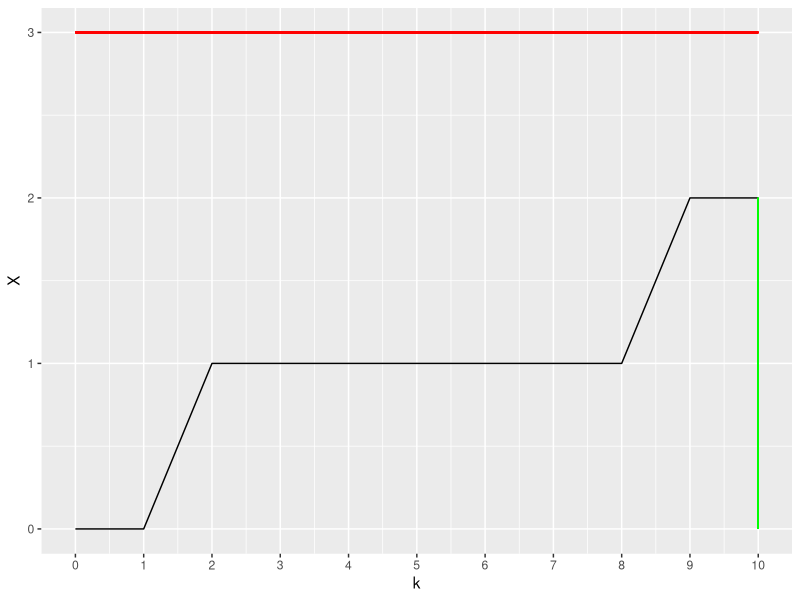
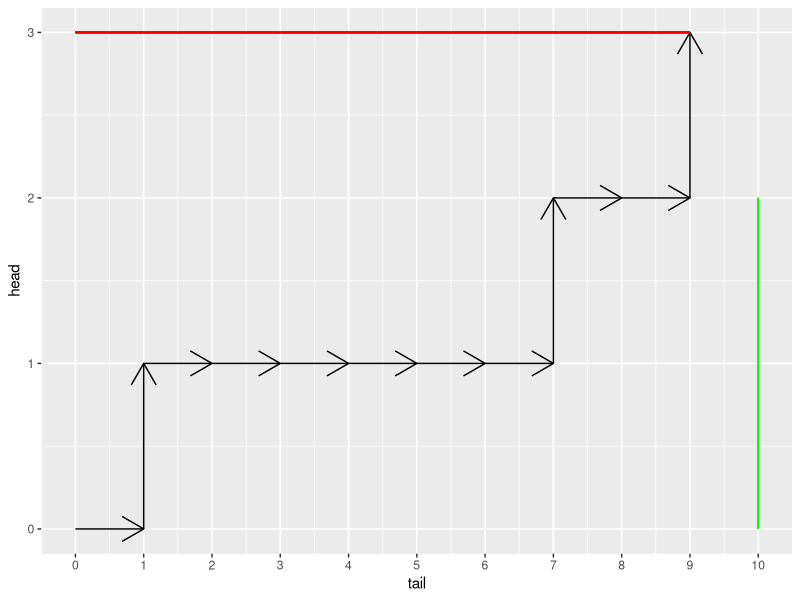
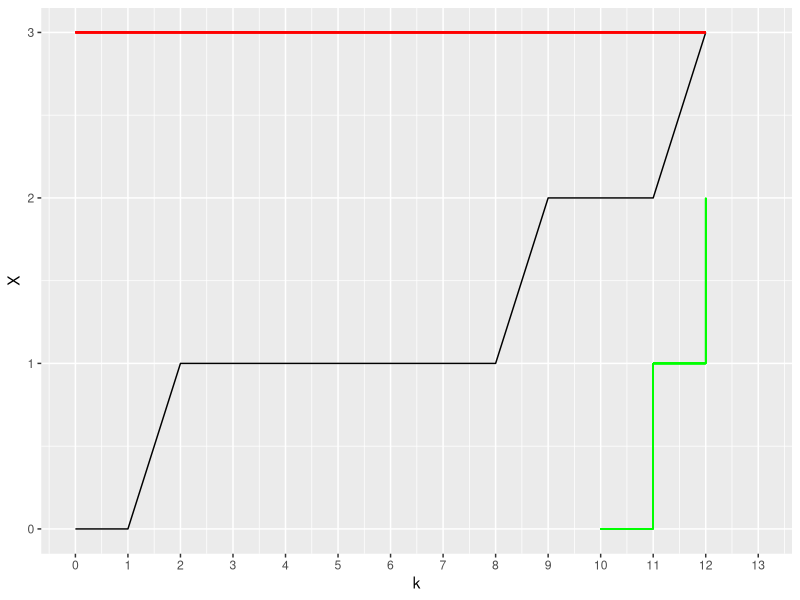

Source code (R) for these figures, in order: (Note: this script raises an error after producing the figures.)
library(ggplot2)

stairs <- function(p, xstart, xend) {
  x <- c(xstart, rep((xstart+1):xend, each=2))
  y <- rep(0:(xend-xstart), each=2)
  y <- y[-length(y)]
  for (i in 1:(length(x)-1)) {
    p <- p + geom_segment(x=x[i], y=y[i], xend=x[i+1], yend=y[i+1], 
      color="green")
  }
  p
}

s <- 3
t <- 10
flips <- rbinom(2*t, 1, 0.3)
x <- c(0, cumsum( flips))
X <- data.frame(list(X=x, k=0:(length(x)-1)))
X1 <- X[X$X <= s,]

p1 <- qplot(k, X, data=X1, geom="line") +
  scale_x_continuous(breaks=0:t, limits=c(0, t)) +
  scale_y_continuous(breaks=0:s, limits=c(0, s)) +
  geom_segment(x=0, y=s, xend=t, yend=s, color="red") + 
  geom_segment(x=t, y=0, xend=t, yend=(s-1), color="green")

ggsave("BernoulliProcess.pdf", p1, width=7, height=5)

X$head <- c(0, cumsum(flips))
X$tail<- c(0, cumsum(!(flips)))
X$headEnd <- c(X$head[-1], NA)
X$tailEnd <- c(X$tail[-1], NA)

X2 <- X[1:(min(which(X$headEnd >= s), which(X$tailEnd >= t))),]

p2 <- ggplot(data=X2) + #right, up, data=X) + #, geom="segment") +
  scale_x_continuous(breaks=0:t, limits=c(0, t)) +
  scale_y_continuous(breaks=0:s, limits=c(0, s)) +
  geom_segment(mapping=aes(x=tail, y=head, xend=tailEnd,
    yend=headEnd), arrow=arrow()) +
  geom_segment(x=0, y=s, xend=t-1, yend=s, color="red") +
  geom_segment(x=t, y=0, xend=t, yend=s-1, color="green")

ggsave("ZeltermanPlot.pdf", p2, width=7, height=5)

X3 <- X[1:(min(which(X$X >= s), which(X$tail >= t))),]
p3 <- qplot(k, X, data=X3, geom="line") +
  scale_x_continuous(breaks=0:(t+s), limits=c(0, t+s)) +
  scale_y_continuous(breaks=0:s, limits=c(0, s)) +
  geom_segment(x=0, y=s, xend=(t+s-1), yend=s, color="red") 

p3 <- stairs(p3, 10, 12)

ggsave("KanePlot.pdf", p3, width=7, height=5)

s=2
t=11
trial = c(0, 0, 1, 0, 0, 0, 0, 0)
p4 = cdsnb_stack_plot(trial, s, t)
ggsave("conditional_snb.pdf", p4, width=7, height=5)

cdsnb(trial, s, t)
